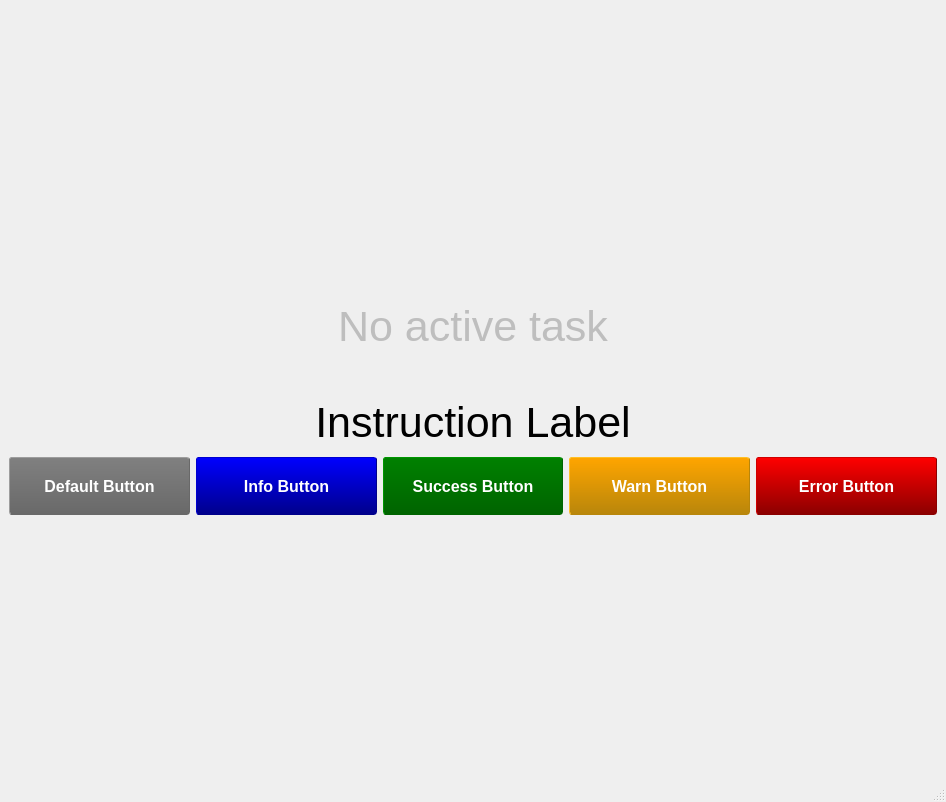
<?xml version="1.0" encoding="UTF-8"?>
<ui version="4.0">
 <class>TouchscreenWindow</class>
 <widget class="QMainWindow" name="TouchscreenWindow">
  <property name="geometry">
   <rect>
    <x>0</x>
    <y>0</y>
    <width>946</width>
    <height>802</height>
   </rect>
  </property>
  <property name="windowTitle">
   <string>MainWindow</string>
  </property>
  <widget class="QWidget" name="centralwidget">
   <layout class="QVBoxLayout" name="verticalLayout_2">
    <item>
     <spacer name="verticalSpacer_2">
      <property name="orientation">
       <enum>Qt::Vertical</enum>
      </property>
      <property name="sizeType">
       <enum>QSizePolicy::Maximum</enum>
      </property>
      <property name="sizeHint" stdset="0">
       <size>
        <width>20</width>
        <height>256</height>
       </size>
      </property>
     </spacer>
    </item>
    <item>
     <widget class="QLabel" name="noTaskLabel">
      <property name="enabled">
       <bool>false</bool>
      </property>
      <property name="styleSheet">
       <string notr="true">font-size: 32pt;</string>
      </property>
      <property name="text">
       <string>No active task</string>
      </property>
      <property name="alignment">
       <set>Qt::AlignCenter</set>
      </property>
     </widget>
    </item>
    <item>
     <layout class="QVBoxLayout" name="notificationVerticalLayout">
      <item>
       <widget class="QLabel" name="instructionLabel">
        <property name="styleSheet">
         <string notr="true">font-size: 32pt;</string>
        </property>
        <property name="text">
         <string>Instruction Label</string>
        </property>
        <property name="alignment">
         <set>Qt::AlignCenter</set>
        </property>
       </widget>
      </item>
      <item>
       <layout class="QHBoxLayout" name="buttonBarHorizontalLayout">
        <item>
         <widget class="QPushButton" name="defaultButton">
          <property name="enabled">
           <bool>true</bool>
          </property>
          <property name="sizePolicy">
           <sizepolicy hsizetype="Minimum" vsizetype="Preferred">
            <horstretch>0</horstretch>
            <verstretch>0</verstretch>
           </sizepolicy>
          </property>
          <property name="styleSheet">
           <string notr="true">QPushButton{
background-color: qlineargradient(x1: 0, y1: 0, x2: 0, y2: 1, stop: 0 gray, stop: 1 dimgray);
border-radius: 3px;
border: 1px solid dimgray;
border-style: outset;
 font-weight: bold; font-size: 12pt; color: white;
}
QPushButton:pressed{
background-color: qlineargradient(x1: 0, y1: 0, x2: 0, y2: 1, stop: 0 dimgray, stop: 1 gray);
}
QPushButton:disabled{
color:grey; background-color: darkgrey;
}</string>
          </property>
          <property name="text">
           <string>Default Button</string>
          </property>
         </widget>
        </item>
        <item>
         <widget class="QPushButton" name="infoButton">
          <property name="enabled">
           <bool>true</bool>
          </property>
          <property name="sizePolicy">
           <sizepolicy hsizetype="Minimum" vsizetype="Preferred">
            <horstretch>0</horstretch>
            <verstretch>0</verstretch>
           </sizepolicy>
          </property>
          <property name="styleSheet">
           <string notr="true">QPushButton{
background-color: qlineargradient(x1: 0, y1: 0, x2: 0, y2: 1, stop: 0 blue, stop: 1 darkblue);
border-radius: 3px;
border: 1px solid darkblue;
border-style: outset;
 font-weight: bold; font-size: 12pt; color: white;
}
QPushButton:pressed{
background-color: qlineargradient(x1: 0, y1: 0, x2: 0, y2: 1, stop: 0 darkblue, stop: 1 blue);
}
QPushButton:disabled{
color:grey; background-color: darkgrey;
}</string>
          </property>
          <property name="text">
           <string>Info Button</string>
          </property>
         </widget>
        </item>
        <item>
         <widget class="QPushButton" name="successButton">
          <property name="enabled">
           <bool>true</bool>
          </property>
          <property name="sizePolicy">
           <sizepolicy hsizetype="Minimum" vsizetype="Preferred">
            <horstretch>0</horstretch>
            <verstretch>0</verstretch>
           </sizepolicy>
          </property>
          <property name="autoFillBackground">
           <bool>false</bool>
          </property>
          <property name="styleSheet">
           <string notr="true">QPushButton{
background-color: qlineargradient(x1: 0, y1: 0, x2: 0, y2: 1, stop: 0 green, stop: 1 darkgreen);
border-radius: 3px;
border: 1px solid darkgreen;
border-style: outset;
 font-weight: bold; font-size: 12pt; color: white;
}
QPushButton:pressed{
background-color: qlineargradient(x1: 0, y1: 0, x2: 0, y2: 1, stop: 0 darkgreen, stop: 1 green);
}
QPushButton:disabled{
color:grey; background-color: darkgrey;
}</string>
          </property>
          <property name="text">
           <string>Success Button</string>
          </property>
          <property name="flat">
           <bool>false</bool>
          </property>
         </widget>
        </item>
        <item>
         <widget class="QPushButton" name="warnButton">
          <property name="sizePolicy">
           <sizepolicy hsizetype="Minimum" vsizetype="Preferred">
            <horstretch>0</horstretch>
            <verstretch>0</verstretch>
           </sizepolicy>
          </property>
          <property name="autoFillBackground">
           <bool>false</bool>
          </property>
          <property name="styleSheet">
           <string notr="true">QPushButton{
background-color: qlineargradient(x1: 0, y1: 0, x2: 0, y2: 1, stop: 0 Orange, stop: 1 DarkGoldenRod);
border-radius: 3px;
border: 1px solid DarkGoldenRod;
border-style: outset;
 font-weight: bold; font-size: 12pt; color: white;
}
QPushButton:pressed{
background-color: qlineargradient(x1: 0, y1: 0, x2: 0, y2: 1, stop: 0 DarkGoldenRod, stop: 1 orange);
}
QPushButton:disabled{
color:grey; background-color: darkgrey;
}</string>
          </property>
          <property name="text">
           <string>Warn Button</string>
          </property>
          <property name="flat">
           <bool>true</bool>
          </property>
         </widget>
        </item>
        <item>
         <widget class="QPushButton" name="errorButton">
          <property name="enabled">
           <bool>true</bool>
          </property>
          <property name="sizePolicy">
           <sizepolicy hsizetype="Minimum" vsizetype="Preferred">
            <horstretch>0</horstretch>
            <verstretch>0</verstretch>
           </sizepolicy>
          </property>
          <property name="autoFillBackground">
           <bool>false</bool>
          </property>
          <property name="styleSheet">
           <string notr="true">QPushButton{
background-color: qlineargradient(x1: 0, y1: 0, x2: 0, y2: 1, stop: 0 red, stop: 1 darkred);
border-radius: 3px;
border: 1px solid darkred;
border-style: outset;
 font-weight: bold; font-size: 12pt; color: white;
}
QPushButton:pressed{
background-color: qlineargradient(x1: 0, y1: 0, x2: 0, y2: 1, stop: 0 darkred, stop: 1 red);
}
QPushButton:disabled{
color:grey; background-color: darkgrey;
}</string>
          </property>
          <property name="text">
           <string>Error Button</string>
          </property>
         </widget>
        </item>
       </layout>
      </item>
     </layout>
    </item>
    <item>
     <spacer name="verticalSpacer">
      <property name="orientation">
       <enum>Qt::Vertical</enum>
      </property>
      <property name="sizeType">
       <enum>QSizePolicy::Maximum</enum>
      </property>
      <property name="sizeHint" stdset="0">
       <size>
        <width>20</width>
        <height>256</height>
       </size>
      </property>
     </spacer>
    </item>
   </layout>
  </widget>
  <widget class="QStatusBar" name="statusbar"/>
 </widget>
 <resources/>
 <connections/>
</ui>
